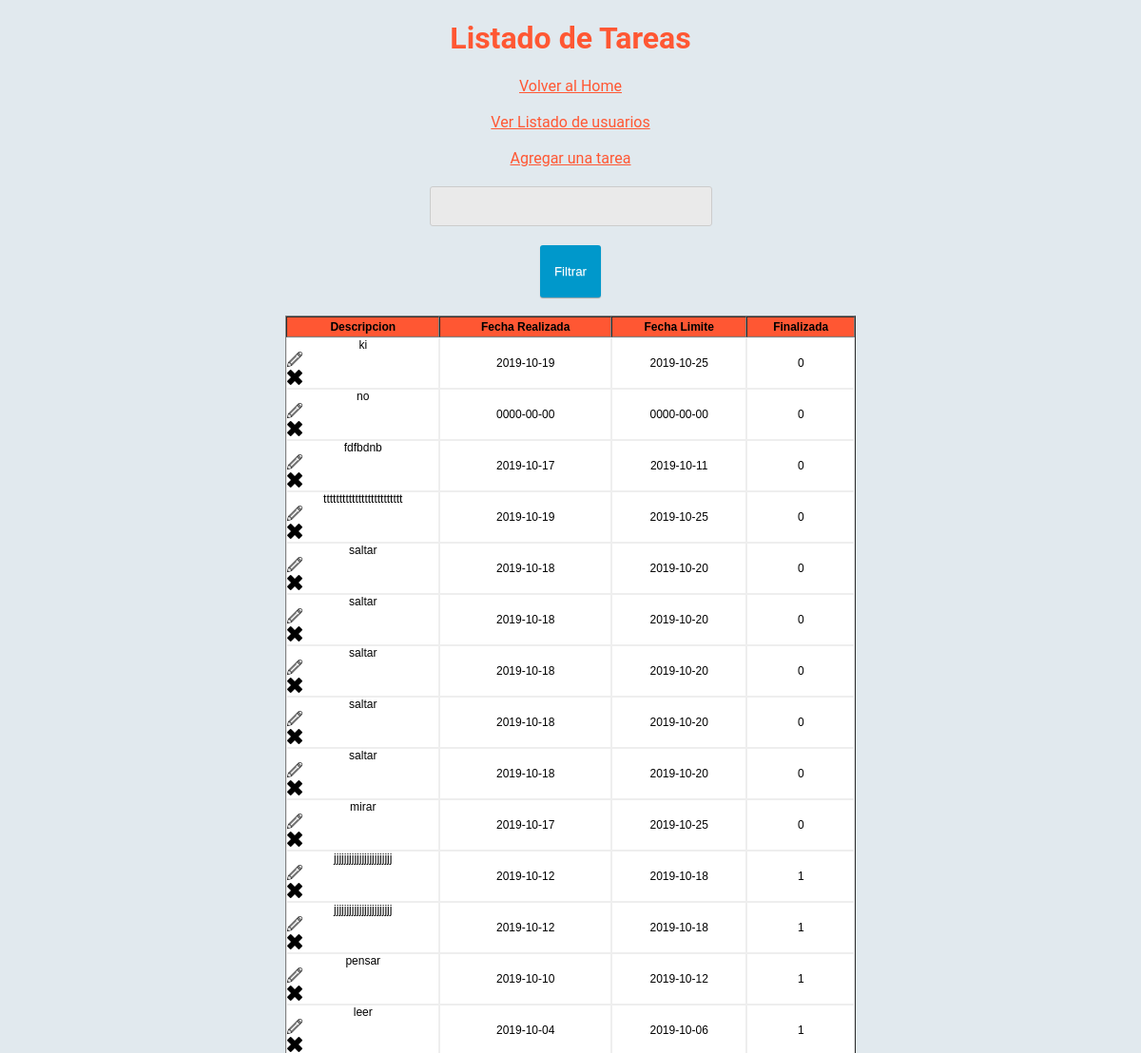
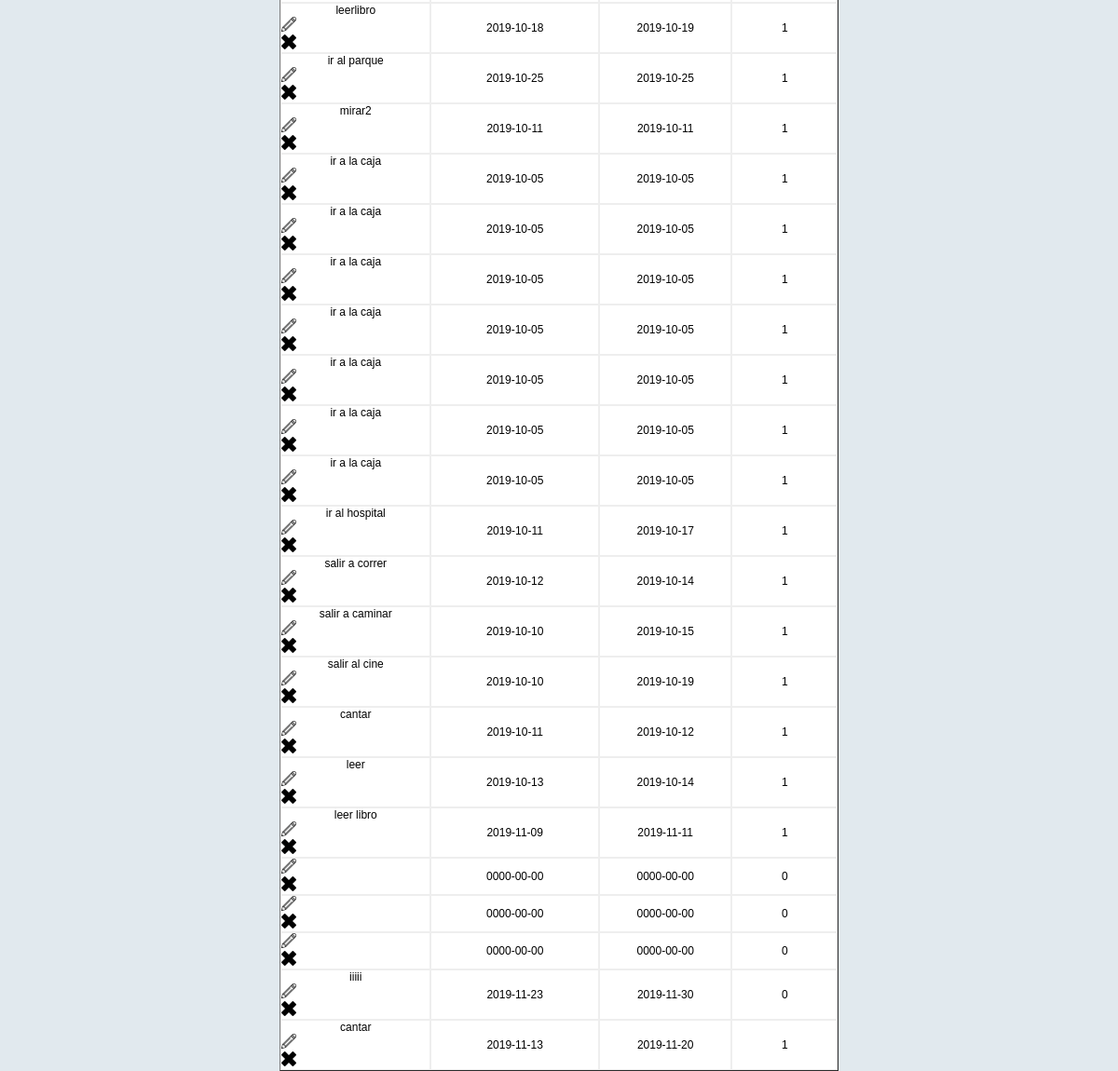
The page /mostrarTareasToDo.php (signed in) on the database its author committed (2 pictures, top to bottom).
### tables this page shows
CREATE TABLE `lista_tareas` (
  `id` int(11) NOT NULL,
  `descripcion` varchar(50) NOT NULL,
  `fechaRealizada` date NOT NULL,
  `fechaLimite` date NOT NULL,
  `finalizada` tinyint(1) NOT NULL
);

### mostrarTareasToDo.php (the view, shortened to what this page needs)
<?php
$conexion = mysqli_connect("localhost","root","","todo") or die("no se establecio conexion");
$filtro= "";
$sql ="select * from lista_tareas where descripcion like '%$filtro%' or fechaRealizada like '%$filtro%'
or fechaLimite like '%$filtro%' or finalizada like '%$filtro%' ";
$resultado = mysqli_query($conexion,$sql);
?>
<!DOCTYPE html>
<html lang="es">
<head>
	<link rel="stylesheet" type="text/css" href="assets/css/style.css">
</head>
<body>
	<h1 class="titulo">Listado de Tareas</h1>
	  <a href="index.php">
        Volver al Home
      </a>
      <br/>
      <br/>
      <a href="mostrarUsuarioToDo.php">
        Ver Listado de usuarios
      </a>
      <br/>
      <br/>
      <a href="agregarTareaToDo.php">
        Agregar una tarea
      </a>
	<form action="mostrarTareasToDo.php" class="sinfondo" method="get">
		<input type="text" name="filtro"
		placeholder="" value="<?php echo $filtro; ?>">
		<button type="submit" class="btn btn-green">Filtrar</button>
	</form>
	<table border="1 px solid" cellpadding="0" cellspacing="0" class="tabla">
	<tr class="modo1">
		<th>Descripcion</th>
		<th>Fecha Realizada</th>
		<th>Fecha Limite</th>
		<th>Finalizada</th>
	</tr>
<?php
	while($fila = mysqli_fetch_array($resultado)) {
		$id = $fila["id"];
		$descripcion = $fila["descripcion"];
		$fechaRealizada = $fila["fechaRealizada"];
		$fechaLimite = $fila["fechaLimite"];
		$finalizada = $fila["finalizada"];
		echo "<tr>";
		echo "<td>$descripcion <a href='editarTarea.php?id=$id&descripcion=$descripcion' target='_blank'><img src='img/editar.png'/></a><a href='borrarTarea.php?id=$id&descripcion=$descripcion' target='_blank'><img src='img/eliminar-cruz.png'/></a>
			</td>";
		echo "<td>$fechaRealizada</td>";
		echo "<td>$fechaLimite</td>";
		echo "<td>$finalizada</td>";
		echo "</tr>";
	}
?>
</table>
</body>
</html>

### assets/css/style.css (style rules this page uses)
body { margin: 0; padding: 0; font-family: 'Roboto', sans-serif; text-align: center; background-color: #e1e9ee; }
input[type="text"], input[type="password"], input[type="email"] { outline: none; padding: 20px; display: block; width: 255px; height: 0; border-radius: 3px; border: 1px solid #ccc; margin: 20px auto; }
a { color: #FF5733; }
.tabla { font-family: Verdana, Arial, Helvetica, sans-serif; font-size:12px; text-align: center; width: 600px; margin:0 auto; background-color: white; }
.tabla td { height: 20px; border: 1px solid #eee; }
.tabla td a { display: block; text-align: left; width: 50px; background-repeat: no-repeat; }
th { height: 20px; background-color: #FF5733; }
.sinfondo { background-color: transparent; }
input, textarea { border: 0; border-radius: 3px; padding: 5px; background-color: #EAEAEA; outline: none; width: 280px; }
.btn { border-radius: 3px; border: 0 none; display: inline-block; padding: 20px 15px; text-decoration: none; text-shadow: 0 1px 0 rgba(255,255,255,0.3); box-shadow: 0 1px 1px rgba(0,0,0,0.3); }
.btn-green { color: white; background-color: #0098cb; }
.titulo { text-align: center; color: #FF5733; }
button[type="submit"] { padding: 10px; color: #fff; background: #0098cb; width: 320px; margin: 20px auto; margin-top: 0; border: 1; border-radius: 3px; cursor: pointer; }
.tabla { font-family: Verdana, Arial, Helvetica, sans-serif; font-size:12px; text-align: center; width: 600px; margin-left: 100px; background-color: white; }
th { height: 20px; background-color: #00b8eb; }
.tabla { font-family: Verdana, Arial, Helvetica, sans-serif; font-size:12px; text-align: center; width: 600px; margin: 0 auto; background-color: white; }

### rows shown on the page
lista_tareas: descripcion "ki", fechaRealizada "2019-10-19", fechaLimite "2019-10-25", finalizada "0"
lista_tareas: descripcion "no", fechaRealizada "0000-00-00", fechaLimite "0000-00-00", finalizada "0"
lista_tareas: descripcion "fdfbdnb", fechaRealizada "2019-10-17", fechaLimite "2019-10-11", finalizada "0"
lista_tareas: descripcion "ttttttttttttttttttttttttt", fechaRealizada "2019-10-19", fechaLimite "2019-10-25", finalizada "0"
lista_tareas: descripcion "saltar", fechaRealizada "2019-10-18", fechaLimite "2019-10-20", finalizada "0"
lista_tareas: descripcion "saltar", fechaRealizada "2019-10-18", fechaLimite "2019-10-20", finalizada "0"
lista_tareas: descripcion "saltar", fechaRealizada "2019-10-18", fechaLimite "2019-10-20", finalizada "0"
lista_tareas: descripcion "saltar", fechaRealizada "2019-10-18", fechaLimite "2019-10-20", finalizada "0"
lista_tareas: descripcion "saltar", fechaRealizada "2019-10-18", fechaLimite "2019-10-20", finalizada "0"
lista_tareas: descripcion "mirar", fechaRealizada "2019-10-17", fechaLimite "2019-10-25", finalizada "0"
lista_tareas: descripcion "jjjjjjjjjjjjjjjjjjjjjjj", fechaRealizada "2019-10-12", fechaLimite "2019-10-18", finalizada "1"
lista_tareas: descripcion "jjjjjjjjjjjjjjjjjjjjjjj", fechaRealizada "2019-10-12", fechaLimite "2019-10-18", finalizada "1"
lista_tareas: descripcion "pensar", fechaRealizada "2019-10-10", fechaLimite "2019-10-12", finalizada "1"
lista_tareas: descripcion "leer", fechaRealizada "2019-10-04", fechaLimite "2019-10-06", finalizada "1"
lista_tareas: descripcion "leerlibro", fechaRealizada "2019-10-18", fechaLimite "2019-10-19", finalizada "1"
lista_tareas: descripcion "ir al parque", fechaRealizada "2019-10-25", fechaLimite "2019-10-25", finalizada "1"
lista_tareas: descripcion "mirar2", fechaRealizada "2019-10-11", fechaLimite "2019-10-11", finalizada "1"
lista_tareas: descripcion "ir a la caja", fechaRealizada "2019-10-05", fechaLimite "2019-10-05", finalizada "1"
lista_tareas: descripcion "ir a la caja", fechaRealizada "2019-10-05", fechaLimite "2019-10-05", finalizada "1"
lista_tareas: descripcion "ir a la caja", fechaRealizada "2019-10-05", fechaLimite "2019-10-05", finalizada "1"
lista_tareas: descripcion "ir a la caja", fechaRealizada "2019-10-05", fechaLimite "2019-10-05", finalizada "1"
lista_tareas: descripcion "ir a la caja", fechaRealizada "2019-10-05", fechaLimite "2019-10-05", finalizada "1"
lista_tareas: descripcion "ir a la caja", fechaRealizada "2019-10-05", fechaLimite "2019-10-05", finalizada "1"
lista_tareas: descripcion "ir a la caja", fechaRealizada "2019-10-05", fechaLimite "2019-10-05", finalizada "1"
lista_tareas: descripcion "ir al hospital", fechaRealizada "2019-10-11", fechaLimite "2019-10-17", finalizada "1"
lista_tareas: descripcion "salir a correr", fechaRealizada "2019-10-12", fechaLimite "2019-10-14", finalizada "1"
lista_tareas: descripcion "salir a caminar", fechaRealizada "2019-10-10", fechaLimite "2019-10-15", finalizada "1"
lista_tareas: descripcion "salir al cine", fechaRealizada "2019-10-10", fechaLimite "2019-10-19", finalizada "1"
lista_tareas: descripcion "cantar", fechaRealizada "2019-10-11", fechaLimite "2019-10-12", finalizada "1"
lista_tareas: descripcion "leer", fechaRealizada "2019-10-13", fechaLimite "2019-10-14", finalizada "1"
lista_tareas: descripcion "leer libro", fechaRealizada "2019-11-09", fechaLimite "2019-11-11", finalizada "1"
lista_tareas: fechaRealizada "0000-00-00", fechaLimite "0000-00-00", finalizada "0"
lista_tareas: fechaRealizada "0000-00-00", fechaLimite "0000-00-00", finalizada "0"
lista_tareas: fechaRealizada "0000-00-00", fechaLimite "0000-00-00", finalizada "0"
lista_tareas: descripcion "iiiii", fechaRealizada "2019-11-23", fechaLimite "2019-11-30", finalizada "0"
lista_tareas: descripcion "cantar", fechaRealizada "2019-11-13", fechaLimite "2019-11-20", finalizada "1"
